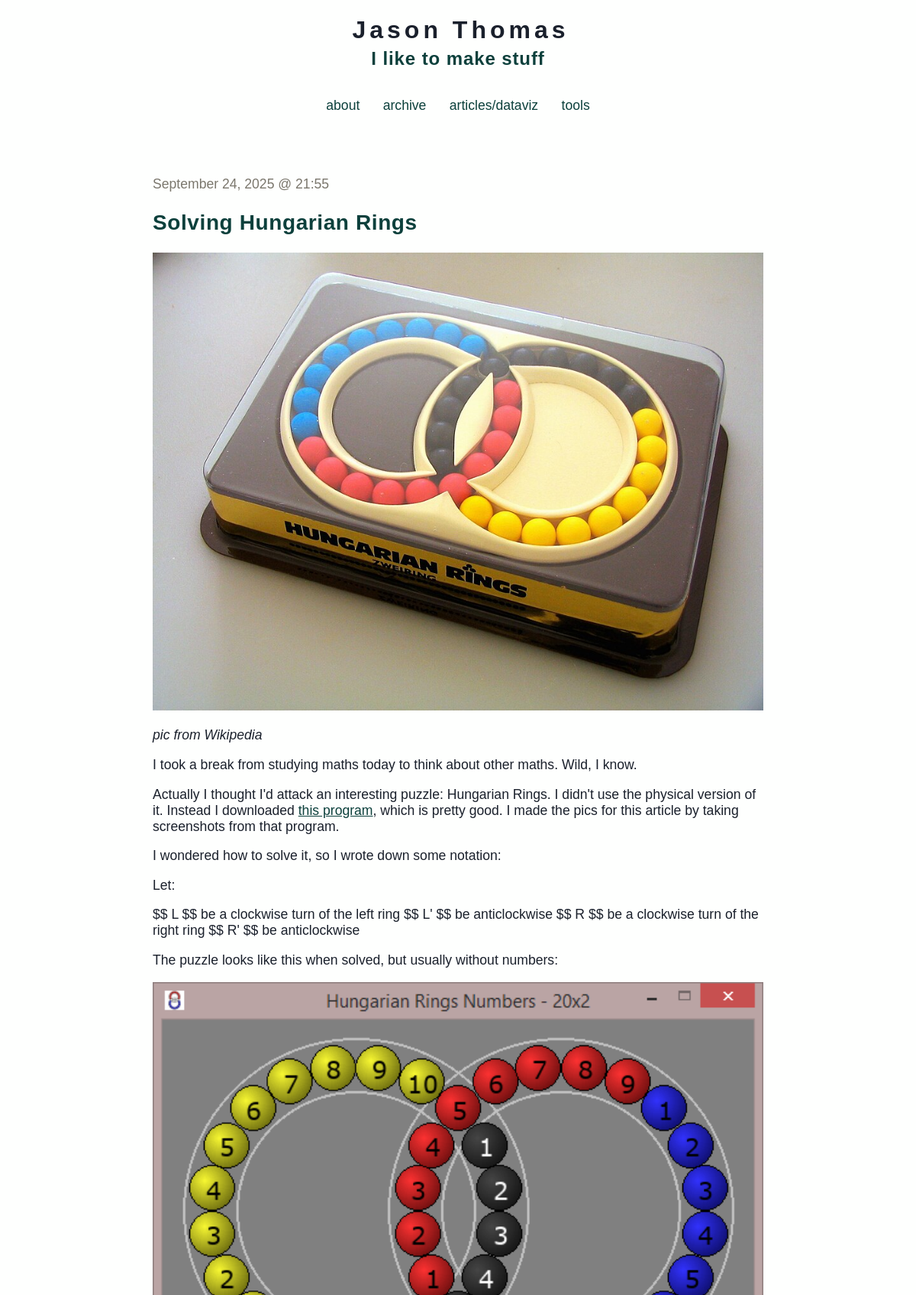
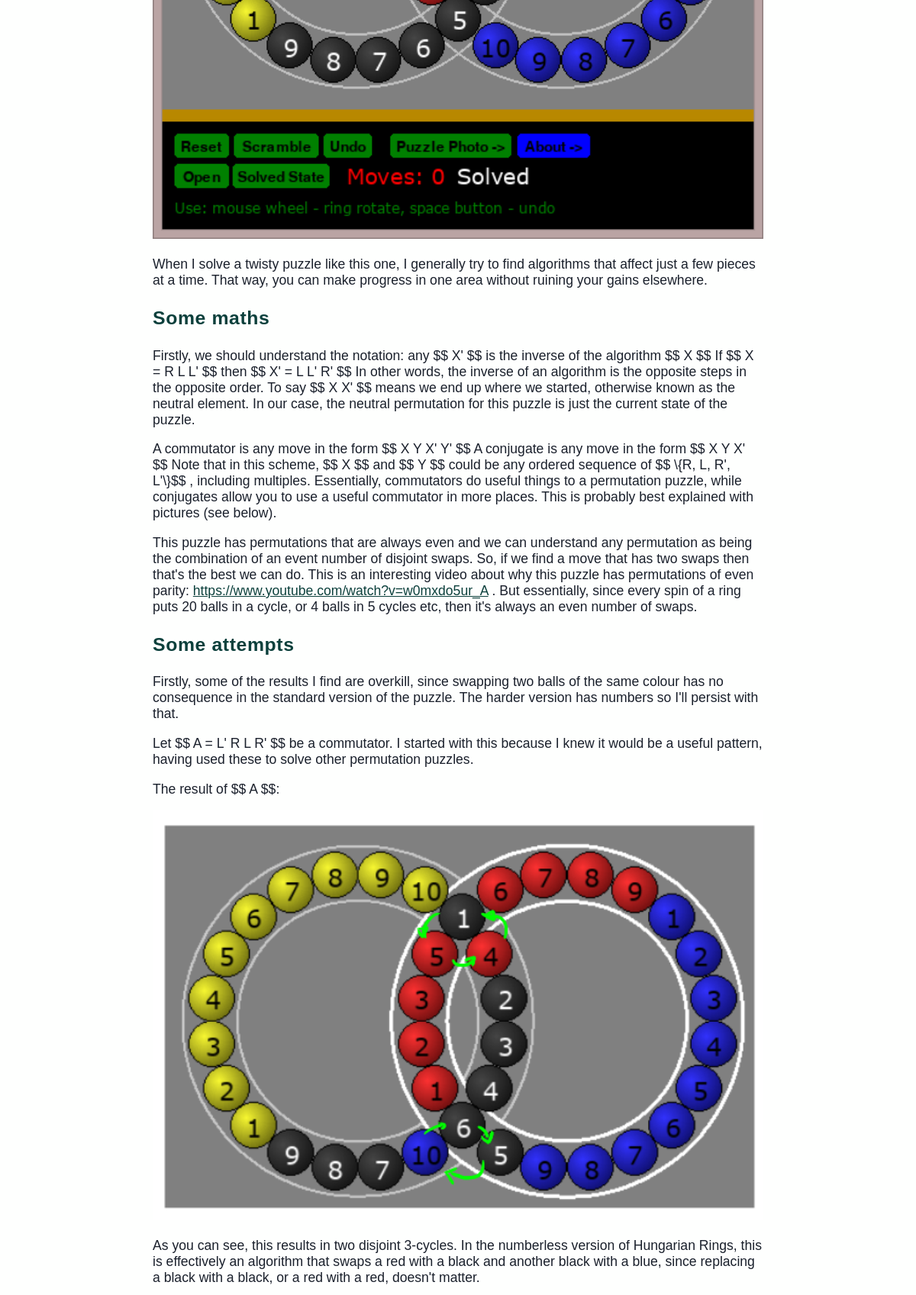
The page / (upper part) on the database its author committed (2 pictures, top to bottom).
### tables this page shows
CREATE TABLE entries (
  id integer primary key autoincrement,
  entryDate date not null,
  title text not null,
  text text not null
);

### app.py (the view)
@app.route('/')
def show_current():
    session.pop('logged_in', None)
    entries = get_sql_records("entries")
    showPost = len(entries)-1
    return render_template('show_current.html', entries=entries, postNum=showPost)

### app.py (called while the page is built)
def connect_db():
    return sqlite3.connect(app.config['DATABASE'])

def get_sql_records(table):
    if table == "articles":
        cursor = g.db.execute('select title, publishDate, link, text, interactive from articles order by id asc')
        articles = [dict(title=row[0], date=row[1], link=row[2], text=row[3], interactive=row[4]) for row in cursor.fetchall()]
        return articles
    elif table == "entries":
        cursor = g.db.execute('select title, entryDate, text from entries order by id asc')
        entries = [dict(title=row[0], date=row[1], text=row[2]) for row in cursor.fetchall()]
        return entries
    else:
        raise sqlite3.DatabaseError

@app.before_request
def before_request():
    g.db = connect_db()

@app.teardown_request
def teardown_request(exception):
    db = getattr(g, 'db', None)
    if db is not None:
        db.close()

@app.after_request
def after_request(response):
    response.headers.set('X-Content-Type-Options', 'nosniff')
    response.headers.set('X-Frame-Options', 'SAMEORIGIN')
    response.headers.set('X-XSS-Protection', '1; mode=block')
    response.headers.set('Strict-Transport-Security', 'max-age=63072000')
    return response

### templates/show_current.html
{% extends "layout.html" %}
{% block body %}
  {% if entries|length > 0 %}
    <p class=dateText>{{ entries[postNum].date|safe }}</p><h2>{{ entries[postNum].title }}</h2>{{ entries[postNum].text|safe }}
  {% else %}
    <em>Why not say something?</em>
  {% endif %}
{% endblock %}

### static/style.css (style rules this page uses)
a,h2,h3 { color: #0C403C; }
a:link { text-decoration: none; }
h1,h2,h3,h4 { letter-spacing: 0.6px; }
img { width: 100%; height: auto; }
.page a { text-decoration: underline; }
.dateText { margin-bottom:0px; color: #7B776D; }
h2 { font-size: 3.5vh; }
h3 { font-size: 3.1vh; }
p, a, code, li { font-size: 2.2vh; }

### rows shown on the page
entries: entryDate "September 24, 2025 @ 21:55", title "Solving Hungarian Rings", text (picture), text "pic from Wikipedia I took a break from studying maths today to think about other maths. Wild, I know. Actually I thought I'd attack an interesting puzzle: Hungarian Rings. I didn't use the physical version of it. Instead I downloaded this program , which is pretty good. I made the pics for this article by taking screenshots from that program. I wondered how to solve it, so I wrote down some notation: Let: $$ L $$ be a clockwise turn of the left ring $$ L' $$ be anticlockwise $$ R $$ be a clockwise turn of the right ring $$ R' $$ be anticlockwise The puzzle looks like this when solved, but usually without numbers: When I solve a twisty puzzle like this one, I generally try to find algorithms…"
